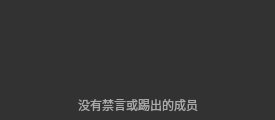
<?xml version="1.0" encoding="UTF-8"?>
<ui version="4.0">
 <class>MemberBackgroud</class>
 <widget class="QWidget" name="MemberBackgroud">
  <property name="geometry">
   <rect>
    <x>0</x>
    <y>0</y>
    <width>275</width>
    <height>120</height>
   </rect>
  </property>
  <property name="windowTitle">
   <string>MemberBackgroud</string>
  </property>
  <layout class="QVBoxLayout" name="verticalLayout">
   <property name="spacing">
    <number>0</number>
   </property>
   <property name="leftMargin">
    <number>0</number>
   </property>
   <property name="topMargin">
    <number>0</number>
   </property>
   <property name="rightMargin">
    <number>0</number>
   </property>
   <property name="bottomMargin">
    <number>0</number>
   </property>
   <item>
    <widget class="QWidget" name="limitNoMemberSheet" native="true">
     <property name="minimumSize">
      <size>
       <width>0</width>
       <height>120</height>
      </size>
     </property>
     <property name="maximumSize">
      <size>
       <width>16777215</width>
       <height>120</height>
      </size>
     </property>
     <property name="styleSheet">
      <string notr="true">QWidget{background-color: rgb(50, 50, 50);}</string>
     </property>
     <layout class="QVBoxLayout" name="verticalLayout_3">
      <property name="spacing">
       <number>0</number>
      </property>
      <property name="leftMargin">
       <number>0</number>
      </property>
      <property name="topMargin">
       <number>0</number>
      </property>
      <property name="rightMargin">
       <number>0</number>
      </property>
      <property name="bottomMargin">
       <number>0</number>
      </property>
      <item>
       <layout class="QHBoxLayout" name="horizontalLayout_2">
        <item>
         <spacer name="horizontalSpacer_4">
          <property name="orientation">
           <enum>Qt::Horizontal</enum>
          </property>
          <property name="sizeHint" stdset="0">
           <size>
            <width>40</width>
            <height>20</height>
           </size>
          </property>
         </spacer>
        </item>
        <item>
         <widget class="QLabel" name="label_limit_image">
          <property name="minimumSize">
           <size>
            <width>141</width>
            <height>90</height>
           </size>
          </property>
          <property name="maximumSize">
           <size>
            <width>141</width>
            <height>90</height>
           </size>
          </property>
          <property name="styleSheet">
           <string notr="true">border-image: url(:/widget/images/no_online_member.png);
</string>
          </property>
          <property name="text">
           <string/>
          </property>
         </widget>
        </item>
        <item>
         <spacer name="horizontalSpacer_5">
          <property name="orientation">
           <enum>Qt::Horizontal</enum>
          </property>
          <property name="sizeHint" stdset="0">
           <size>
            <width>40</width>
            <height>20</height>
           </size>
          </property>
         </spacer>
        </item>
       </layout>
      </item>
      <item>
       <layout class="QHBoxLayout" name="horizontalLayout_3">
        <item>
         <spacer name="horizontalSpacer_2">
          <property name="orientation">
           <enum>Qt::Horizontal</enum>
          </property>
          <property name="sizeHint" stdset="0">
           <size>
            <width>40</width>
            <height>20</height>
           </size>
          </property>
         </spacer>
        </item>
        <item>
         <widget class="QLabel" name="label_limit_notice">
          <property name="styleSheet">
           <string notr="true">color: rgb(170, 170, 170);
font: 14px &quot;微软雅黑&quot;;</string>
          </property>
          <property name="text">
           <string>没有禁言或踢出的成员</string>
          </property>
         </widget>
        </item>
        <item>
         <spacer name="horizontalSpacer_3">
          <property name="orientation">
           <enum>Qt::Horizontal</enum>
          </property>
          <property name="sizeHint" stdset="0">
           <size>
            <width>40</width>
            <height>20</height>
           </size>
          </property>
         </spacer>
        </item>
       </layout>
      </item>
     </layout>
    </widget>
   </item>
  </layout>
 </widget>
 <layoutdefault spacing="6" margin="11"/>
 <resources/>
 <connections/>
</ui>
